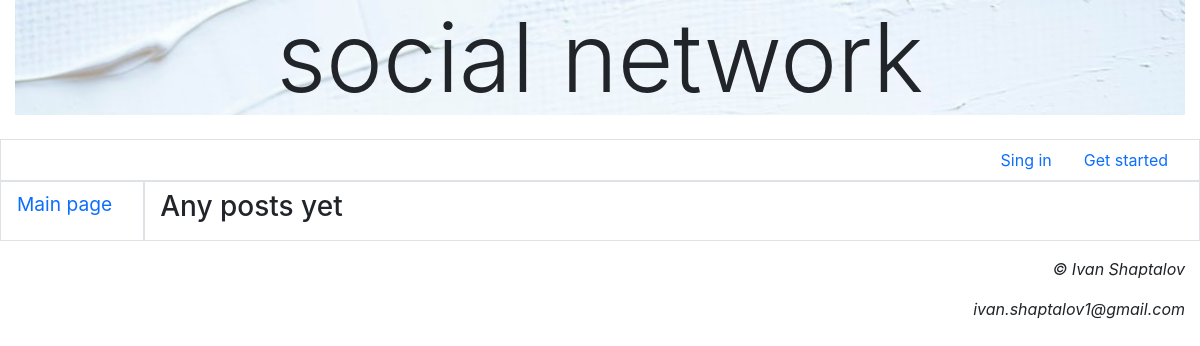
Before: / with the older database file.
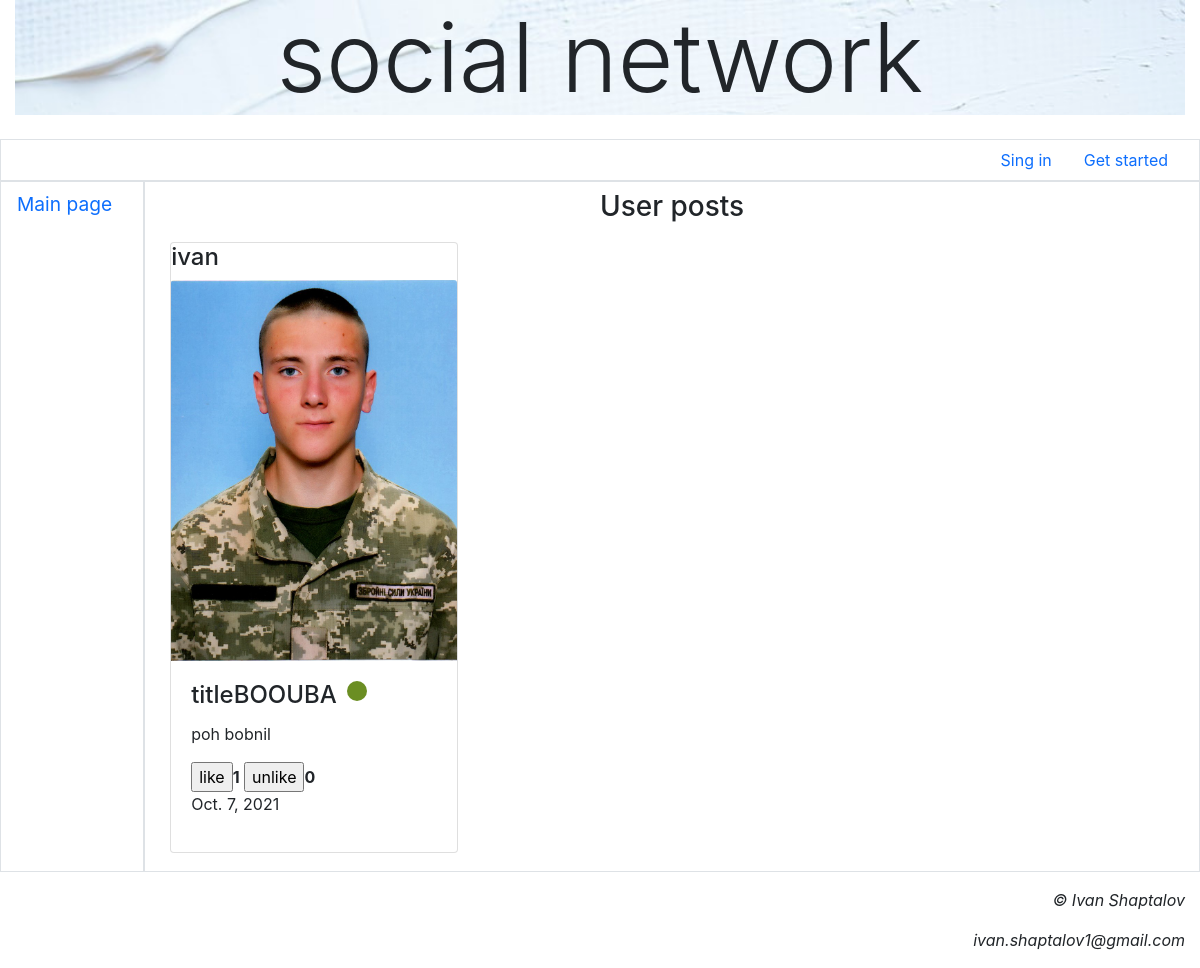
After: the same page with the newer database file.
### social_network/models.py (models this page shows, shortened)
class Post(models.Model):
    title = models.CharField(max_length=40,
                             verbose_name='Title')
    content = models.TextField(verbose_name='Content')
    image = models.ImageField(blank=True, upload_to=get_timestamp_path,
                              verbose_name='Image', null=True)
    is_active = models.BooleanField(default=True, db_index=True,
                                    verbose_name='Is post active')
    created_at = models.DateTimeField(auto_now_add=True, db_index=True,
                                      verbose_name='Post created at')
    author = models.ForeignKey(PostUser, on_delete=models.CASCADE,
                               verbose_name='Author')
    def like_count(self):
        return self.likereaction_set.all().filter(reaction='like').count()
    def unlike_count(self):
        return self.likereaction_set.all().filter(reaction='unlike').count()

class PostUser(AbstractUser):
    is_activated = models.BooleanField(default=True, db_index=True, verbose_name='Is this account activated?')
    date_last_request = models.DateTimeField(auto_now_add=True, db_index=True, verbose_name='Last request to server')
    class Meta(AbstractUser.Meta):
        pass

### social_network/views.py (the view)
# urls.py: path('', views.index, name='index'),
def index(request):
    posts = Post.objects.filter(is_active=True)
    context = {'posts': posts}
    return render(request, 'main/index.html', context)

### social_network/templates/main/index.html (shortened to what this page needs)
<!DOCTYPE html>
<html lang="en">
<head>
    <link href="https://cdn.jsdelivr.net/npm/bootstrap@5.0.0/dist/css/bootstrap.min.css"
          rel="stylesheet"
>
</head>
<body>
{% extends "layout/basic.html" %}
{% load static %}
{% block content %}
    {% if posts %}
        <h3 class="text-center">User posts</h3>
        <div style="display: flex; flex-direction: row; flex-wrap: wrap; align-content: center">
            {% if posts %}
                {% for post in posts %}
                    {% if post.is_active %}
                        <div class="card" style="width: 18rem;margin: 10px">
                            <h4>{{ post.author }}</h4>
                            {% if post.image %}
                                <img class="card-img-top" src="{% static post.image %}" alt="image">
                            {% else %}
                                <img class="card-img-top" src="{% static 'alt_image.jpg' %}" alt="alt">
                            {% endif %}
                            <div class="card-body">
                                <div style="display: flex; flex-direction: row">
                                    <h4 class="card-title">{{ post.title }}</h4>
                                    <div style="
                                            background: olivedrab;
                                            width: 20px;
                                            height: 20px;
                                            margin-left: 10px;
                                            border-radius: 50%;">
                                    </div>
                                </div>
                                <div>
                                    <p class="card-text">{{ post.content }}</p>
                                    <form method="post" action="{% url 'social_network:handle_reaction' pk=post.pk  %}">
                                        <input type="submit" name="reaction" value="like"><b>{{ post.like_count }}</b>
                                        <input type="submit" name="reaction" value="unlike"><b>{{ post.unlike_count }}</b><br>
                                    </form>
                                    <p>{{ post.created_at.date }}</p>
                                </div>
                            </div>
                        </div>
                    {% endif %}
                {% endfor %}
            {% else %}
                <h4 class="text-center"></h4>
                </div>
            {% endif %}
    {% else %}
        <h3>Any posts yet</h3>
    {% endif %}
{% endblock %}

### social_network/templates/layout/basic.html (shortened to what this page needs)
{% load bootstrap4 %}
{% load static %}
<!DOCTYPE html>
<html lang="ru">
<head>
    {% bootstrap_css %}
    <link rel="stylesheet" type="text/css"
          href="{% static 'style.css' %}">
</head>
<body class="container-fluid">
<header class="mb-4">
    <h2 class="display-1 text-center">social network</h2>
</header>
<div class="row">
    <ul class="col nav justify-content-end border">
        {% if user.is_authenticated %}
            <li class="nav-item dropdown">
                <a class="nav-link dropdown-toggle"
                   data-toggle="dropdown"
                   href="#" role="button" aria-haspopup="true"
                   aria-expanded="false">Profile</a>
                <div class="dropdown-menu">
                    <a class="dropdown-item" href="{% url 'social_network:profile' %}">My posts</a>
                    <a class="dropdown-item" href="{% url 'social_network:profile_post_add' %}">Add post</a>
                    <a class="dropdown-item" href="{% url 'social_network:logout' %}">Log out</a>
                </div>
            </li>
        {% else %}
            <li class="nav-item"><a class="nav-link"
                                    href="{% url 'social_network:login' %}">Sing in</a></li>
            <li class="nav-item"><a class="nav-link"
                                    href="{% url 'social_network:register' %}">Get started</a></li>
        {% endif %}
    </ul>
</div>
<div class="row">
    <nav class="col-md-auto nav flex-column border">
        <a class="nav-link root"
           href="{% url 'social_network:index' %}">Main page</a>
    </nav>
    <section class="col border py-2">
        {% block content %}
        {% endblock %}
    </section>
</div>
<footer class="mt-3">
    <p class="text-right font-italic">&copy; Ivan Shaptalov</p>
    <p class="text-right font-italic">ivan.shaptalov1@gmail.com</p>
</footer>
</body>
</html>

### social_network/static/style.css (style rules this page uses)
header h2 { background: url("bg.jpeg") no-repeat; background-size: cover; }
.root { font-size: larger; }

Changed rows visible on the page:
added Post: author "ivan", image (picture), title "titleBOOUBA", content "poh bobnil", like_count "1", unlike_count "0", created_at "Oct. 7, 2021"
Other visible differences:
text no longer shown: "Any posts yet"
text now shown: "User posts"
